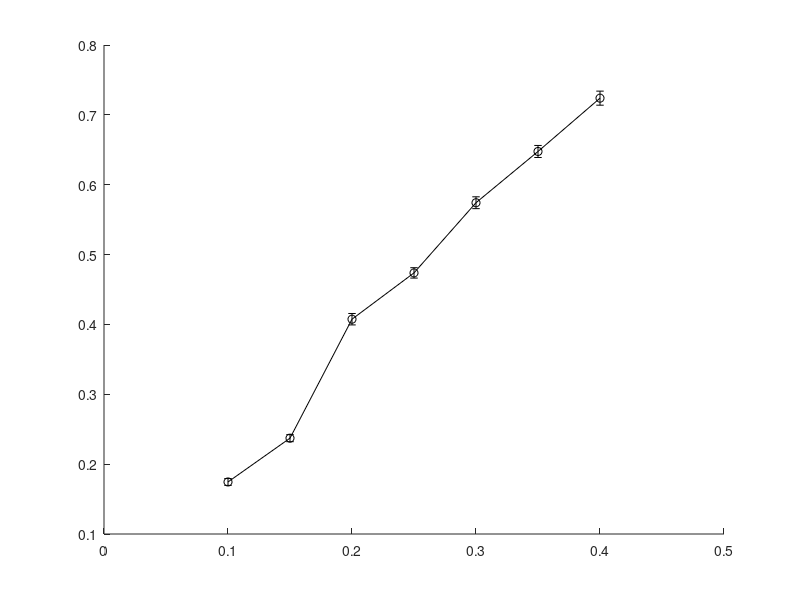

Recreate this plot in MATLAB. (Note: this script raises an error after producing the figure.)
load('hamming_ISD.mat')
MSE_beta = reshape(mean(error_est,1),[numel(K_n),7]);
std_error = reshape(std(error_est,0,1),[numel(K_n),7]);

figure
hold on 
p1 = errorbar(K_n, MSE_beta(:,1), 3*std_error(:,1)/10, 'k-o', 'LineWidth', 1.5, 'MarkerSize',9, 'MarkerFaceColor', 'k');
p2 = errorbar(K_n, MSE_beta(:,2), 3*std_error(:,2)/10, 'm-^', 'LineWidth', 1.5, 'MarkerSize',9, 'MarkerFaceColor', 'm');
p4 = errorbar(K_n, MSE_beta(:,4), 3*std_error(:,4)/10, 'b-d', 'LineWidth', 1.5, 'MarkerSize',9, 'MarkerFaceColor', 'b');
p5 = errorbar(K_n, MSE_beta(:,5), 3*std_error(:,5)/10, 'r-*', 'LineWidth', 1.5, 'MarkerSize',9, 'MarkerFaceColor', 'r');
xlabel('k/n', 'FontSize', 14)
ylabel('Relative Estimation Errors', 'FontSize', 14)
ylim([0 0.8])
yticks([0 : 0.2 : 0.8])
xlim([min(K_n) max(K_n)])
xticks(K_n)
lh = legend([p1 p2 p4 p5], {'naive', 'robust', 'EM', 'EMH'}, 'location', [0.2488 0.7814 0.3500 0.1250]);
lh.NumColumns = 2;
lh.FontSize = 14;
lh.ItemTokenSize = [30 70];  
legend('boxoff')
pos_leg = get(lh,'Position');
grid on
set(gcf, 'Color', 'w');
fig = gcf;
fig.Units               = 'centimeters';
fig.Position(3)         = 8;
fig.Position(4)         = 7;
hold off
